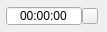
<?xml version="1.0" encoding="UTF-8"?>
<ui version="4.0">
 <class>setTimeWidget</class>
 <widget class="QWidget" name="setTimeWidget">
  <property name="geometry">
   <rect>
    <x>0</x>
    <y>0</y>
    <width>107</width>
    <height>32</height>
   </rect>
  </property>
  <property name="minimumSize">
   <size>
    <width>100</width>
    <height>32</height>
   </size>
  </property>
  <property name="maximumSize">
   <size>
    <width>107</width>
    <height>32</height>
   </size>
  </property>
  <property name="windowTitle">
   <string>Form</string>
  </property>
  <layout class="QHBoxLayout" name="horizontalLayout">
   <property name="spacing">
    <number>0</number>
   </property>
   <property name="leftMargin">
    <number>0</number>
   </property>
   <property name="topMargin">
    <number>0</number>
   </property>
   <property name="rightMargin">
    <number>0</number>
   </property>
   <property name="bottomMargin">
    <number>0</number>
   </property>
   <item>
    <widget class="QWidget" name="widget" native="true">
     <layout class="QHBoxLayout" name="horizontalLayout_2">
      <property name="spacing">
       <number>0</number>
      </property>
      <property name="leftMargin">
       <number>6</number>
      </property>
      <property name="topMargin">
       <number>6</number>
      </property>
      <property name="rightMargin">
       <number>9</number>
      </property>
      <property name="bottomMargin">
       <number>6</number>
      </property>
      <item>
       <widget class="QTimeEdit" name="timeEdit">
        <property name="minimumSize">
         <size>
          <width>0</width>
          <height>0</height>
         </size>
        </property>
        <property name="alignment">
         <set>Qt::AlignCenter</set>
        </property>
        <property name="buttonSymbols">
         <enum>QAbstractSpinBox::NoButtons</enum>
        </property>
        <property name="displayFormat">
         <string>HH:mm:ss</string>
        </property>
       </widget>
      </item>
      <item>
       <widget class="QPushButton" name="pushButton">
        <property name="minimumSize">
         <size>
          <width>16</width>
          <height>16</height>
         </size>
        </property>
        <property name="maximumSize">
         <size>
          <width>16</width>
          <height>16</height>
         </size>
        </property>
        <property name="text">
         <string/>
        </property>
       </widget>
      </item>
     </layout>
    </widget>
   </item>
  </layout>
 </widget>
 <resources/>
 <connections/>
</ui>
